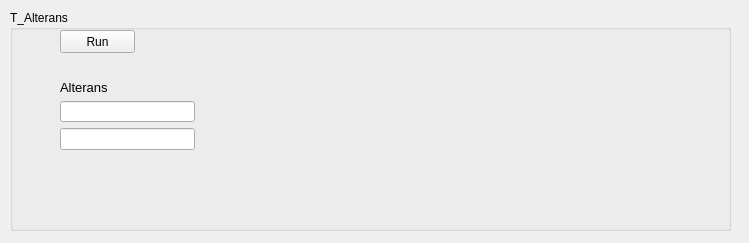
<?xml version="1.0" encoding="UTF-8"?>
<ui version="4.0">
 <class>T_alt_class</class>
 <widget class="QWidget" name="T_alt_class">
  <property name="geometry">
   <rect>
    <x>0</x>
    <y>0</y>
    <width>749</width>
    <height>243</height>
   </rect>
  </property>
  <property name="windowTitle">
   <string>Form</string>
  </property>
  <widget class="QGroupBox" name="groupBox">
   <property name="geometry">
    <rect>
     <x>10</x>
     <y>10</y>
     <width>721</width>
     <height>221</height>
    </rect>
   </property>
   <property name="title">
    <string>T_Alterans</string>
   </property>
   <widget class="QPushButton" name="Button_Run">
    <property name="geometry">
     <rect>
      <x>50</x>
      <y>20</y>
      <width>75</width>
      <height>23</height>
     </rect>
    </property>
    <property name="text">
     <string>Run</string>
    </property>
   </widget>
   <widget class="QWidget" name="">
    <property name="geometry">
     <rect>
      <x>50</x>
      <y>70</y>
      <width>135</width>
      <height>70</height>
     </rect>
    </property>
    <layout class="QVBoxLayout" name="verticalLayout">
     <item>
      <widget class="QLabel" name="label_Alterans">
       <property name="text">
        <string>&lt;html&gt;&lt;head/&gt;&lt;body&gt;&lt;p&gt;&lt;span style=&quot; font-size:10pt;&quot;&gt;Alterans&lt;/span&gt;&lt;/p&gt;&lt;/body&gt;&lt;/html&gt;</string>
       </property>
      </widget>
     </item>
     <item>
      <widget class="QLineEdit" name="line_ALT1"/>
     </item>
     <item>
      <widget class="QLineEdit" name="line_Alt2"/>
     </item>
    </layout>
   </widget>
  </widget>
 </widget>
 <resources/>
 <connections/>
</ui>
